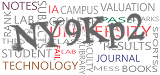
#> input picture captcha/current.png, 160 x 75 px
$ python -i main.py   (imports and definitions only)
#> lines starting #> are read from the running program, lines starting #| are printed output that depends on the picture; after the words box and inside, x2 and y2 are one past the last pixel; in counts of white or black regions, pixels touching at a corner belong together; pictures that were not available may be replaced by others from this repository, and a replacement may not be noted
#> further down, picture is the input picture: shape (75, 160, 3); mean B, G, R 216.9, 216.6, 221
from collections import Counter

import cv2 as cv
import numpy as np
import pytesseract


class Captcha:
    def __init__(self, image: cv.imread):
        self.image = image
        self.background = cv.imread('captcha/background_image_median.png')
        self.ivtbackground = cv.bitwise_not(self.background)
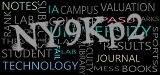
#> self.ivtbackground: shape (75, 160, 3); mean B, G, R 38.1, 38.4, 34

    def solve_color(self):
        mask = cv.inRange(self.image, np.array([101, 101, 101]), np.array([104, 104, 104]))
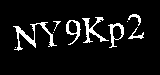
#> mask: shape (75, 160); 7.6% white; 10 white regions (3 under 20 px), largest, box (x1, y1, x2, y2) and area: (13, 22, 57, 51) 298, (82, 17, 109, 43) 210, (108, 23, 124, 48) 138
        res = cv.bitwise_and(self.image, self.image, mask=mask)
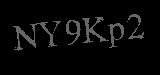
#> res: shape (75, 160, 3); mean B, G, R 7.8, 7.8, 7.8
        # inverted = cv.bitwise_not(mask)
        # cv.imwrite(f"inverted.bmp", inverted)
        # cv.imwrite(f"masked.bmp", mask)
#> (the run stopped early here; a loop or call above may not have finished)
